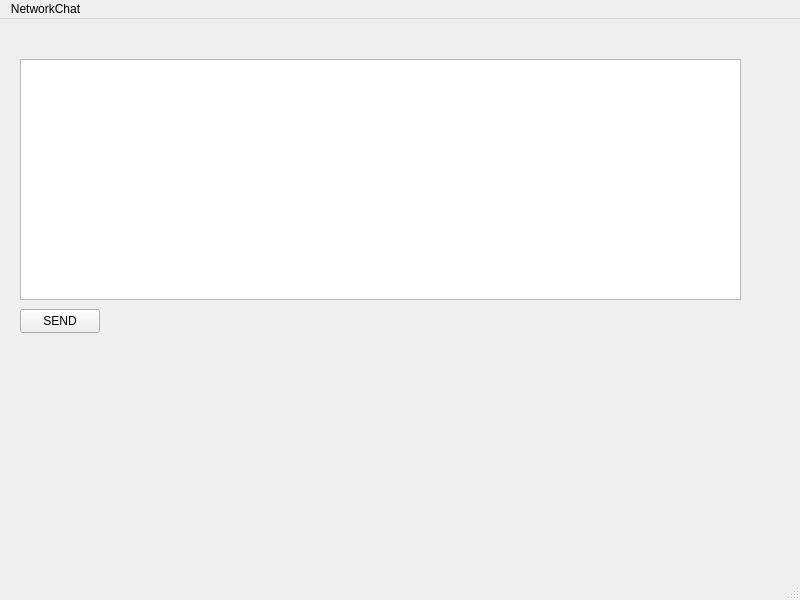
<?xml version="1.0" encoding="UTF-8"?>
<ui version="4.0">
 <class>MainWindow</class>
 <widget class="QMainWindow" name="MainWindow">
  <property name="geometry">
   <rect>
    <x>0</x>
    <y>0</y>
    <width>800</width>
    <height>600</height>
   </rect>
  </property>
  <property name="windowTitle">
   <string>MainWindow</string>
  </property>
  <widget class="QWidget" name="centralwidget">
   <widget class="QTextEdit" name="devices">
    <property name="geometry">
     <rect>
      <x>20</x>
      <y>40</y>
      <width>721</width>
      <height>241</height>
     </rect>
    </property>
   </widget>
   <widget class="QPushButton" name="sendButton">
    <property name="geometry">
     <rect>
      <x>20</x>
      <y>290</y>
      <width>80</width>
      <height>24</height>
     </rect>
    </property>
    <property name="text">
     <string>SEND</string>
    </property>
   </widget>
  </widget>
  <widget class="QMenuBar" name="menubar">
   <property name="geometry">
    <rect>
     <x>0</x>
     <y>0</y>
     <width>800</width>
     <height>21</height>
    </rect>
   </property>
   <widget class="QMenu" name="menuNetworkChat">
    <property name="title">
     <string>NetworkChat</string>
    </property>
   </widget>
   <addaction name="menuNetworkChat"/>
  </widget>
  <widget class="QStatusBar" name="statusbar"/>
 </widget>
 <resources/>
 <connections/>
</ui>
